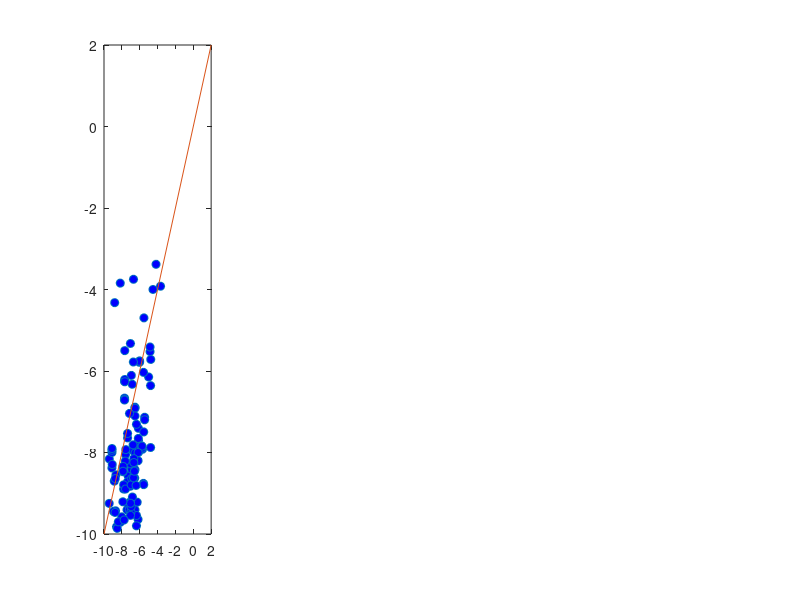

Write the MATLAB code that produced this figure. (Note: this script raises an error after producing the figure.)
% for paper "Inferring stochastic dynamics of complex systems", T.-T. Gao,
% B. Barzel, and G. Yan
clc; clear;
%load data
data = csvread('PathDataNewValues.csv');
injection = csvread('injection_position.csv');

% NTG
Type1 = zeros(4,size(data,2));
Type1(1,:) = mean(data(1:4,1:end));
std1 = std(data(1:4,1:end));
Type1(2,:) = mean(data(8:15,1:end));
std2 = std(data(8:15,1:end));
Type1(3,:) = mean(data(23:28,1:end));
std3 = std(data(23:28,1:end));
Type1(4,:) = mean(data(34:39,1:end));
std4 = std(data(34:39,1:end));

% G2019S
% Type2 = zeros(4,size(data,2));
% Type2(1,:) = mean(data(5:7,1:end));
% std1 = std(data(5:7,1:end));
% Type2(2,:) = mean(data(16:22,1:end));
% std2 = std(data(16:22,1:end));
% Type2(3,:) = mean(data(29:33,1:end));
% std3 = std(data(29:33,1:end));
% Type2(4,:) = mean(data(40:end,1:end));
% std4 = std(data(40:end,1:end));

% data augumentation
DataSet = zeros(5000,size(data,2)*5);
for i = 1:5000
    m1 = round(rand(1,2).*3+1);
    m2 = round(rand(1,4).*7+8);
    m3 = round(rand(1,3).*5+23);
    m4 = round(rand(1,3).*5+34);
%     DataSet(4*i-3,1:size(data,2)) = injection;
%     DataSet(4*i-3,size(data,2)+1) = 1;
%     DataSet(4*i-3,size(data,2)+2:end) = std1.*randn(1,160).*0.1 + Type1(1,:);
%     DataSet(4*i-2,1:size(data,2)) = injection;
%     DataSet(4*i-2,size(data,2)+1) = 3;
%     DataSet(4*i-2,size(data,2)+2:end) = std2.*randn(1,160).*0.1 + Type1(2,:);
%     DataSet(4*i-1,1:size(data,2)) = injection;
%     DataSet(4*i-1,size(data,2)+1) = 3;
%     DataSet(4*i-1,size(data,2)+2:end) = std3.*randn(1,160).*0.1 + Type1(3,:);
%     DataSet(4*i,1:size(data,2)) = injection;
%     DataSet(4*i,size(data,2)+1) = 3;
%     DataSet(4*i,size(data,2)+2:end) = std4.*randn(1,160).*0.1 + Type1(4,:);
    DataSet(i,1:size(data,2)) = injection;
    DataSet(i,size(data,2)+1:size(data,2)*2) = std1.*randn(1,160).*0.1 + Type1(1,:);
    DataSet(i,size(data,2)*2+1:size(data,2)*3) = std2.*randn(1,160).*0.08 + Type1(2,:);
    DataSet(i,size(data,2)*3+1:size(data,2)*4) = std3.*randn(1,160).*0.08 + Type1(3,:);
    DataSet(i,size(data,2)*4+1:size(data,2)*5) = std4.*randn(1,160).*0.08 + Type1(4,:);
end

%writematrix(DataSet,'initial_injection_dataset.csv');

% load('W.mat');
% %ic*ic -> adjust the matrix
% Wnew = zeros(length(W));
% Wnew(1:length(W)/2,1:length(W)/2) = W(1:length(W)/2,1:length(W)/2);
% Wnew(length(W)/2+1:end,length(W)/2+1:end) = W(length(W)/2+1:end,1:length(W)/2);
% Wnew(length(W)/2+1:end,1:length(W)/2) = W(length(W)/2+1:end,length(W)/2+1:end);
% Wnew(1:length(W)/2,length(W)/2+1:end) = W(1:length(W)/2,length(W)/2+1:end);

A = csvread('TauWValues.csv');
ii = 1;
for i = 1:size(A,1)
    for j = 1:size(A,1)
        if A(i,j) ~= 0
            E(ii,1) = i;
            E(ii,2) = j;
            E(ii,3) = A(i,j);
            ii = ii+1;
        end
    end
end
Enew = sortrows(E,2);

%DataSet = csvread('path_data_augment.csv');
STD = [std1;std2;std3;std4];


% retro A; antero A';
aA = A';
ii = 1;
for i = 1:size(aA,1)
    for j = 1:size(aA,1)
        if aA(i,j) ~= 0
            aE(ii,1) = i;
            aE(ii,2) = j;
            aE(ii,3) = aA(i,j);
            ii = ii+1;
        end
    end
end
aEnew = sortrows(aE,2);

RA_E = [];
RA_E(1:length(aEnew),1:3) = Enew;

for i = 1:length(aEnew)
    m = find(Enew(:,1)==aEnew(i,1));
    n = find(Enew(m,2)==aEnew(i,2));
    if length(m) ~= 0 && length(n) ~= 0
        RA_E(m(n),4) = aEnew(i,3);
    else
        tmp = [aEnew(i,1:2),0,aEnew(i,3)];
        RA_E = [RA_E;tmp];
    end
end
Ret_Ant_E = sortrows(RA_E,2);
kk = Ret_Ant_E(:,3:4);
tempE = [Ret_Ant_E(:,1:2),kk];
%writematrix(tempE,'retro_antero_edge.csv');

% writematrix(DataSet,'augDataSet_ave.csv');

% writematrix(Type1,'aveData.csv');

 D = csvread('TauD.csv');
 Dnew = 1./log(D.^2);
 ii = 1;
for i = 1:size(Dnew,1)
    for j = 1:size(Dnew,1)
        if Dnew(i,j) ~= 0 && Dnew(i,j)>=0.11
            DE(ii,1) = i;
            DE(ii,2) = j;
            DE(ii,3) = Dnew(i,j);
            ii = ii+1;
        end
    end
end
DEnew = sortrows(DE,2);

RA_ED = [];
RA_ED(1:length(Ret_Ant_E),1:4) = Ret_Ant_E;

for i = 1:length(DEnew)
    m = find(Ret_Ant_E(:,1)==DEnew(i,1));
    n = find(Ret_Ant_E(m,2)==DEnew(i,2));
    if length(m) ~= 0 && length(n) == 1
        RA_ED(m(n),5) = DEnew(i,3);
    else
        tmp = [DEnew(i,1:2),0,0,DEnew(i,3)];
        RA_ED = [RA_ED;tmp];
    end
end
Ret_Ant_ED = sortrows(RA_ED,2);

%writematrix(Ret_Ant_ED,'Elist_re_an_eu.csv');
Dnew(Dnew<0.11)=0;

%%
t = [1,3,6,9];
Functions = zeros(4,160);
for i = 1:160
    tmp_r = 0;
    tmp_a = 0;
    tmp_e = 0;
    for j = 1:160
%         tmp_r = tmp_r + (injection(j)./(1+exp(-A(j,i))));
%         tmp_a = tmp_a + (injection(j)./(1+exp(-aA(j,i))));
%         tmp_e = tmp_e + (injection(j)*exp(Dnew(j,i)));
        if A(j,i)~=0
            tmp_r = tmp_r + (injection(j)./(1+exp(-A(j,i))));
        else
            tmp_r = tmp_r + 0;
        end
        if aA(j,i)~=0
            tmp_a = tmp_a + (injection(j)./(1+exp(-aA(j,i))));
        else
            tmp_a = tmp_a + 0;
        end
        if Dnew(j,i) ~=0
            tmp_e = tmp_e + (injection(j)*exp(Dnew(j,i)));
        else
            tmp_e = tmp_e + 0;
        end
    end
    Function(1,i) = injection(i);
    Function(2,i) = tmp_r;
    Function(3,i) = tmp_a;
    Function(4,i) = tmp_e;
end

tt = [-1.5632; -6.1588; -18.3199; -27.8956;]+[1.5*1;1.5*3;1.5*6;1.5*9;]; % c = ct+1.5t
 

%% tau diffusion prediction
coef = csvread('inferred_coef_NTG.csv');
%coef = csvread('inferred_coef_mutation_re08_ant028.csv'); % for mutation system
y_infer = [];

for i = 1:160
    tmp_r = 0;
    tmp_a = 0;
    tmp_e = 0;
    for j = 1:160
        if A(j,i)~=0
            tmp_r = tmp_r + (injection(j)./(1+exp(-A(j,i))));
        else
            tmp_r = tmp_r + 0;
        end
        if aA(j,i)~=0
            tmp_a = tmp_a + (injection(j)./(1+exp(-aA(j,i))));
        else
            tmp_a = tmp_a + 0;
        end
        if Dnew(j,i) ~=0
            tmp_e = tmp_e + (injection(j)*exp(Dnew(j,i)));
        else
            tmp_e = tmp_e + 0;
        end
    end
    y_infer(1,i) = (injection(i)*coef(1,i)+tmp_r*coef(2,i)+tmp_a*coef(3,i)+tmp_e*coef(4,i))*tt(1);
    y_infer(2,i) = (injection(i)*coef(1,i)+tmp_r*coef(2,i)+tmp_a*coef(3,i)+tmp_e*coef(4,i))*tt(2);
    y_infer(3,i) = (injection(i)*coef(1,i)+tmp_r*coef(2,i)+tmp_a*coef(3,i)+tmp_e*coef(4,i))*tt(3);
    y_infer(4,i) = (injection(i)*coef(1,i)+tmp_r*coef(2,i)+tmp_a*coef(3,i)+tmp_e*coef(4,i))*tt(4);
end
% stochastic
y_infer(1,:) = y_infer(1,:)+std1.*randn(1,160).*0.1;
y_infer(2,:) = y_infer(2,:)+std2.*randn(1,160).*0.1;
y_infer(3,:) = y_infer(3,:)+std3.*randn(1,160).*0.1;
y_infer(4,:) = y_infer(4,:)+std4.*randn(1,160).*0.1;

% determ
%y_infer(1,:) = abs(y_infer(1,:));
%y_infer(2,:) = abs(y_infer(2,:));
%y_infer(3,:) = abs(y_infer(3,:));
%y_infer(4,:) = abs(y_infer(4,:));



%% NTG plot
figure;
subplot(1,4,1)
%set(gcf, 'Position', [500,500,400,400])
plot(log(Type1(1,:)),log(y_infer(1,:)),'o','MarkerFaceColor','b')
hold on
plot([-10,2],[-10,2],'-')
xlim([-10,2]);
ylim([-10,2]); 
mdl = fitlm(Type1(1,:),y_infer(1,:))


subplot(1,4,2)
%set(gcf, 'Position', [500,500,400,400])
plot(log(Type1(2,:)),log(y_infer(2,:)),'o','MarkerFaceColor','b')
hold on
plot([-10,2],[-10,2],'-')
xlim([-10,2]);
ylim([-10,2]); 
mdl = fitlm(Type1(2,:),y_infer(2,:))

subplot(1,4,3)
%set(gcf, 'Position', [500,500,400,400])
plot(log(Type1(3,:)),log(y_infer(3,:)),'o','MarkerFaceColor','b')
hold on
plot([-10,2],[-10,2],'-')
xlim([-10,2]);
ylim([-10,2]); 
mdl = fitlm(Type1(3,:),y_infer(3,:))

subplot(1,4,4)
%set(gcf, 'Position', [500,500,400,400])
plot(log(Type1(4,:)),log(y_infer(4,:)),'o','MarkerFaceColor','b')
hold on
plot([-10,2],[-10,2],'-')
xlim([-10,2]);
ylim([-10,2]); 
mdl = fitlm(Type1(4,:),y_infer(4,:))


%% Mutation plot
% figure;
% subplot(1,4,1)
% %set(gcf, 'Position', [500,500,400,400])
% plot(log(Type2(1,:)),log(y_infer(1,:)),'o','MarkerFaceColor','b')
% hold on
% plot([-10,2],[-10,2],'-')
% xlim([-10,2]);
% ylim([-10,2]); 
% mdl = fitlm(Type2(1,:),y_infer(1,:))
% 
% 
% subplot(1,4,2)
% %set(gcf, 'Position', [500,500,400,400])
% plot(log(Type2(2,:)),log(y_infer(2,:)),'o','MarkerFaceColor','b')
% hold on
% plot([-10,2],[-10,2],'-')
% xlim([-10,2]);
% ylim([-10,2]); 
% mdl = fitlm(Type2(2,:),y_infer(2,:))
% 
% subplot(1,4,3)
% %set(gcf, 'Position', [500,500,400,400])
% plot(log(Type2(3,:)),log(y_infer(3,:)),'o','MarkerFaceColor','b')
% hold on
% plot([-10,2],[-10,2],'-')
% xlim([-10,2]);
% ylim([-10,2]); 
% mdl = fitlm(Type2(3,:),y_infer(3,:))
% 
% subplot(1,4,4)
% %set(gcf, 'Position', [500,500,400,400])
% plot(log(Type2(4,:)),log(y_infer(4,:)),'o','MarkerFaceColor','b')
% hold on
% plot([-10,2],[-10,2],'-')
% xlim([-10,2]);
% ylim([-10,2]); 
% mdl = fitlm(Type2(4,:),y_infer(4,:))
%

%% null model test
% rsquare = zeros(500,4);
% Error = zeros(4,500);
% for nt = 1:500
% y_infer = [];
% injection = zeros(1,160);
% %idx = randi(160,5,1);
% idx = [52,60,62,63,96];
% %idx = [60,62,63,96];
% injection(idx)=1;
% for i = 1:160
%     tmp_r = 0;
%     tmp_a = 0;
%     tmp_e = 0;
%     for j = 1:160
%         tmp_r = tmp_r + (injection(j)./(1+exp(-A(j,i))));
%         tmp_a = tmp_a + (injection(j)./(1+exp(-aA(j,i))));
%         tmp_e = tmp_e + (injection(j)*exp(Dnew(j,i)));
%     end
%     y_infer(1,i) = (injection(i)*coef(1,i)+tmp_r*coef(2,i)+tmp_a*coef(3,i)+tmp_e*coef(4,i))*tt(1);
%     y_infer(2,i) = (injection(i)*coef(1,i)+tmp_r*coef(2,i)+tmp_a*coef(3,i)+tmp_e*coef(4,i))*tt(2);
%     y_infer(3,i) = (injection(i)*coef(1,i)+tmp_r*coef(2,i)+tmp_a*coef(3,i)+tmp_e*coef(4,i))*tt(3);
%     y_infer(4,i) = (injection(i)*coef(1,i)+tmp_r*coef(2,i)+tmp_a*coef(3,i)+tmp_e*coef(4,i))*tt(4);
%     
% end
% y_infer(1,:) = y_infer(1,:)+std1.*randn(1,160).*0.1;
% y_infer(2,:) = y_infer(2,:)+std2.*randn(1,160).*0.1;
% y_infer(3,:) = y_infer(3,:)+std3.*randn(1,160).*0.1;
% y_infer(4,:) = y_infer(4,:)+std4.*randn(1,160).*0.1;
% 
% y_infer(1,:) = abs(y_infer(1,:));
% y_infer(2,:) = abs(y_infer(2,:));
% y_infer(3,:) = abs(y_infer(3,:));
% y_infer(4,:) = abs(y_infer(4,:));
% 
% error_tmp = sum(abs(Type1-y_infer),2);
% 
% mdl1 = fitlm(Type1(1,:),y_infer(1,:));
% mdl2 = fitlm(Type1(2,:),y_infer(2,:));
% mdl3 = fitlm(Type1(3,:),y_infer(3,:));
% mdl4 = fitlm(Type1(4,:),y_infer(4,:));
% 
% rsquare(nt,1) = mdl1.Rsquared.Ordinary;
% rsquare(nt,2) = mdl2.Rsquared.Ordinary;
% rsquare(nt,3) = mdl3.Rsquared.Ordinary;
% rsquare(nt,4) = mdl4.Rsquared.Ordinary;
% 
% Error(:,nt) = error_tmp;
% 
% 
% end

%% SI plot
name_id = fopen('names.csv');
Names = textscan(name_id,'%s%d%f%d','Delimiter',',');
fclose(name_id);

tmpy = csvread('inferred_tau_path.csv');
aa = load('namelist.mat');
aa = aa.aa;
tmpy = y_infer;
figure;
set(gcf, 'Position', [500,500,600,400])
xd = [1,2,3,4];
for i = 121:160 %change the range to get the different rigions' results
tmpstd = [std1(i);std2(i);std3(i);std4(i);];
%Infer = [Type1(:,i),tmpstd,tmpy(:,i)];
row_index = ceil(i/8);
column_index = i-(row_index-1)*8;
subplot(5,8,i-120)
e = errorbar(xd,Type1(:,i),tmpstd,'.','linewidth',1)
e.Color = 'blue';
hold on
plot(xd,Type1(:,i),'b-','linewidth',1)
plot(tmpy(:,i),'-','linewidth',1)
set(gca,'xticklabel',[])
title(aa{i})
end
